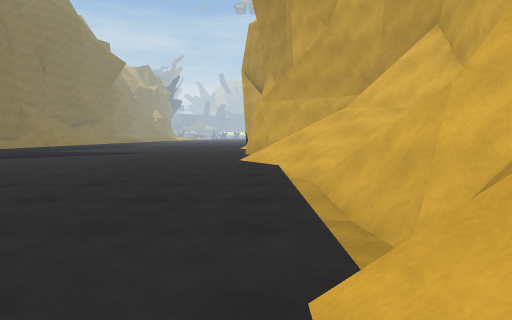
view 1 (above)

16 first-person views from a walk through a scene from a Unity 3-D project. The camera is 1.2 m above the floor, tilts 4° down and sees 75° across. The floor is counted in squares, 2 m on a side. Each view is taken from the middle of a square. On the plan, view 1 faces up. The plan holds only what a view shows up to about 10 squares ahead; the rest is blank. The place goes on beyond the plan.

view 2
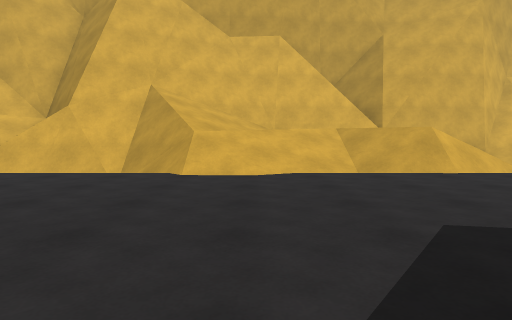

view 3
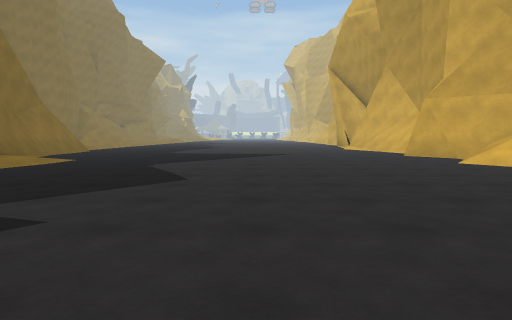

view 4
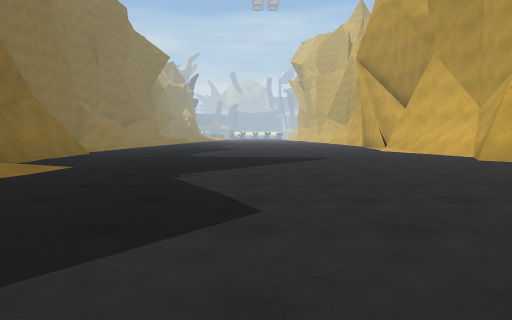

view 5
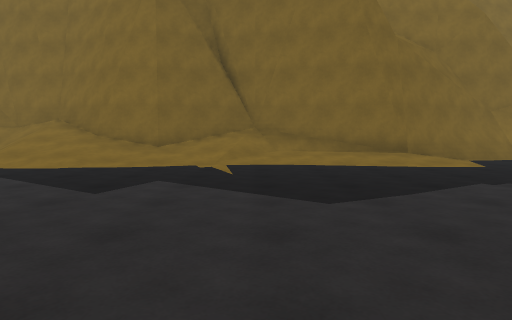

view 6
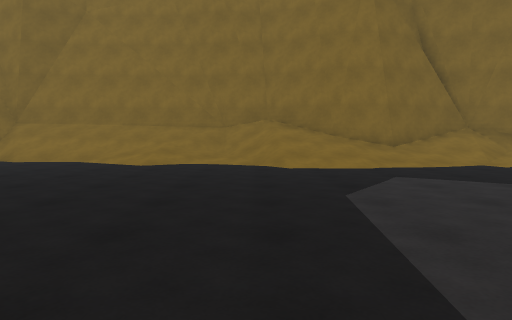

view 7
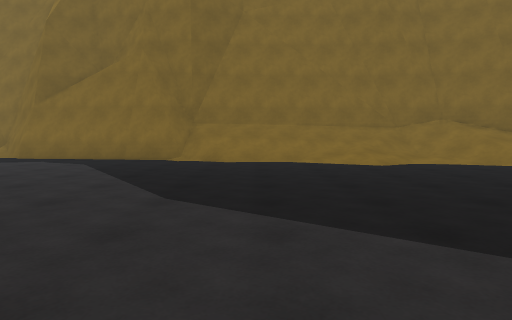

view 8
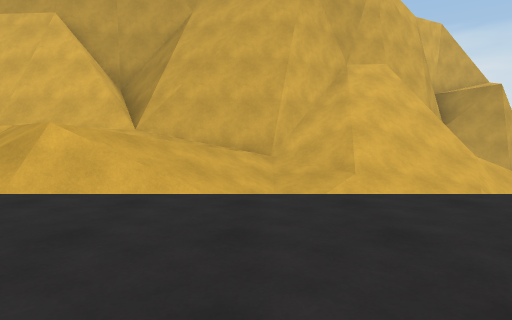

view 9
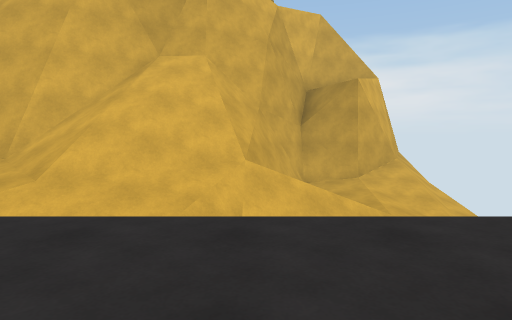

view 10
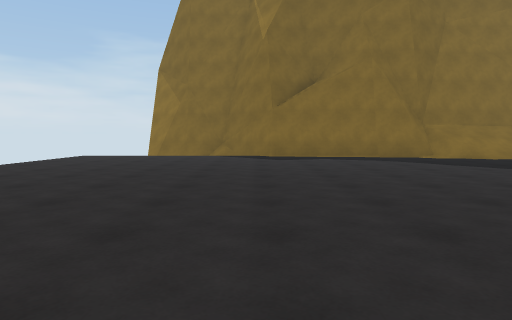

view 11
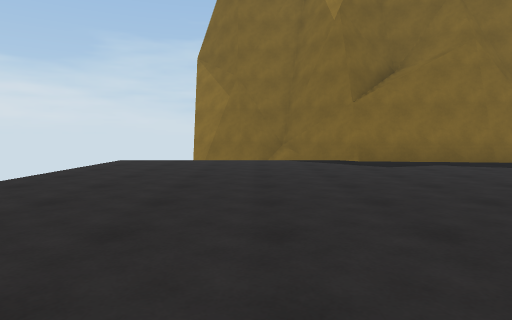

view 12
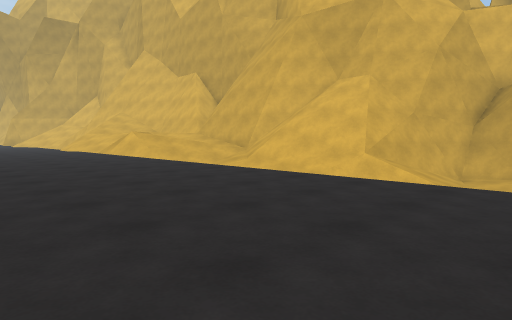

view 13
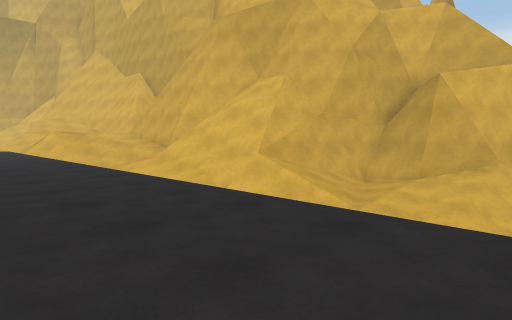

view 14
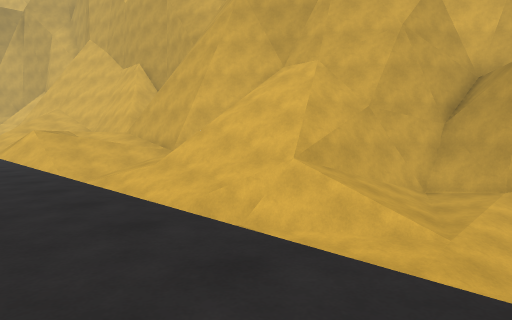

view 15
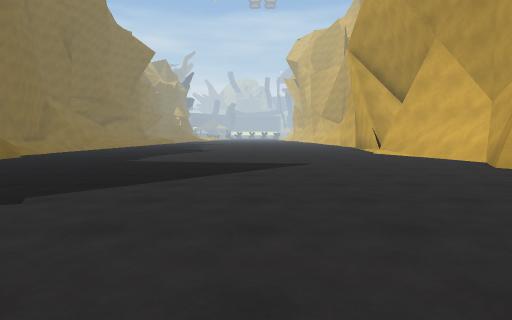

view 16
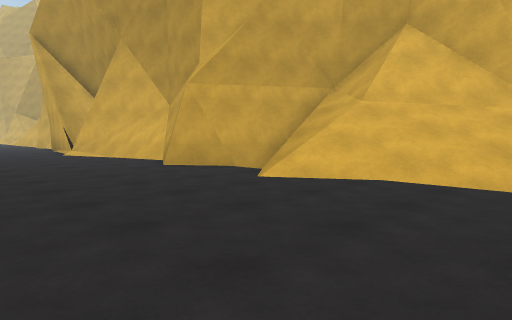

### Floor plan
Key: @ floor where view 1 was taken; # wall or solid block; . floor; / step, stairs or slope; = window, fence, low wall or low ledge.
Columns run from 13 left of view 1 to 9 right of it. Each row starts with its distance up from view 1.
 15  /...........##
 14  #...........##
 13 ##............#
 12  #...........##
 11  #...........###
 10  #/...........####
  9  #//.........==//#
  8  #//.........///##
  7  #//..........//##
  6 ##/...........///#
  5 #//...........#//#
  4 ##/.........../###
  3  #//........../###
  2  #//........../#/#
  1  #//..........///#
  0 ##//.........@///#
 -1 #///..........// #
 -2 #//...........///#
 -3 #///.....  ...// #
 -4 #//......  ...// ##
 -5 #//...........///##
 -6 #//...........////#
 -7 #//........... ///##
 -8 ##....... .... ////##
 -9 ##......  .... /////#
-10  #....... .... /=///#
-11  #............  //####
-12 ##............  ////##
-13 #.............  /////#
-14 #=............  /////#
-15 #.............    ///##
-16 #........  ...     ////
-17  .......   ...
-18  ......

Positions as (right, up) in squares from view 1, and headings:
1: (0, 0), facing up
2: (-5, 0), facing right
3: (-5, 1), facing up
4: (-6, 3), facing up
5: (-3, 5), facing left
6: (-3, -1), facing left
7: (-3, -6), facing left
8: (-3, -6), facing right
9: (-2, -11), facing right
10: (-2, -13), facing left
11: (-4, -15), facing left
12: (-4, -15), facing up-right
13: (-2, -17), facing up-right
14: (-1, -15), facing up-right
15: (-5, 5), facing up
16: (-4, 5), facing up-right
